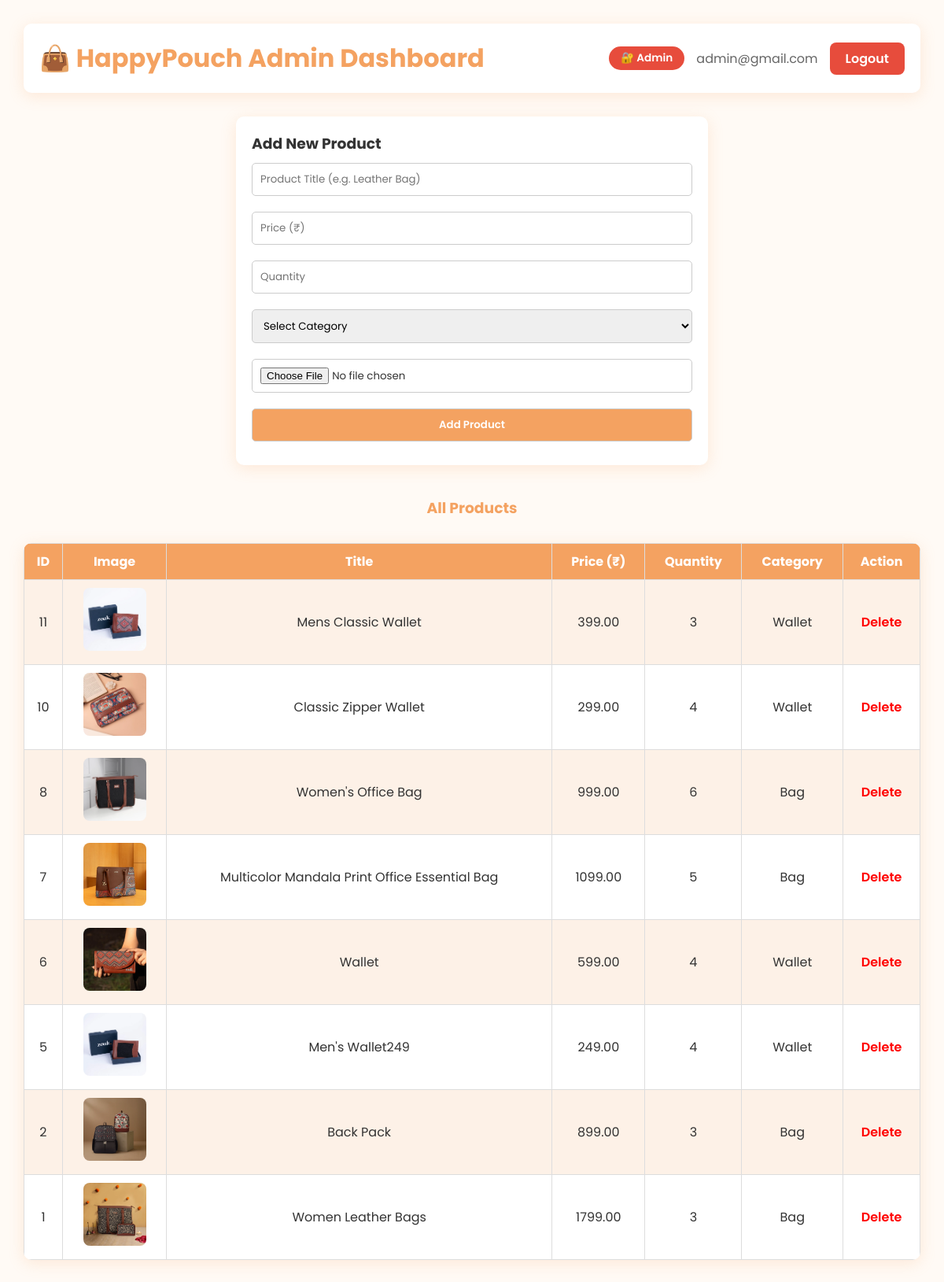
Screenshot of /admin.php (signed in) with the database file from the repository.
### tables this page shows
CREATE TABLE `products` (
  `id` int(11) NOT NULL,
  `title` varchar(100) NOT NULL,
  `price` decimal(10,2) NOT NULL,
  `image` varchar(255) NOT NULL,
  `quantity` int(11) DEFAULT 0,
  `category` varchar(50) DEFAULT 'Bag',
  `stock` int(11) NOT NULL DEFAULT 0
);

### Product.php (called while the page is built, shortened)
<?php
require_once("db.php");
class Product {
    private $conn;
    public function __construct() {
        global $conn;
        $this->conn = $conn;
    }
    public function getAllProducts() {
        try {
            $result = $this->conn->query("SELECT * FROM products ORDER BY id DESC");
            $products = [];
            if ($result && $result->num_rows > 0) {
                while ($row = $result->fetch_assoc()) {
                    $products[] = $row;
                }
            }
            return $products;
        } catch (Exception $e) {
            error_log("Error fetching products: " . $e->getMessage());
            return [];
        }
    }
}
?>

### Admin.php (the view, shortened to what this page needs)
<?php
require_once("db.php");
require_once("Product.php");
$product = new Product();
$allProducts = $product->getAllProducts();
?>
<!DOCTYPE html>
<html lang="en">
<head>
</head>
<body>
  <div class="header">
    <h1>👜 HappyPouch Admin Dashboard</h1>
    <div class="admin-info">
      <span class="admin-badge">🔐 Admin</span>
      <span style="color:#666;"><?= htmlspecialchars($_SESSION['admin_email']) ?></span>
      <a href="?logout=1" class="logout-btn" onclick="return confirm('Are you sure you want to logout?')">Logout</a>
    </div>
  </div>
  <div class="form-container">
    <h3>Add New Product</h3>
    <form method="POST" enctype="multipart/form-data">
      <input type="text" name="title" placeholder="Product Title (e.g. Leather Bag)" required>
      <input type="number" name="price" placeholder="Price (₹)" step="0.01" required>
      <input type="number" name="quantity" placeholder="Quantity" required>
      <select name="category" required>
        <option value="">Select Category</option>
      </select>
      <input type="file" name="image" accept="image/*" required>
      <button type="submit" name="add_product">Add Product</button>
    </form>
  </div>
  <h3 style="text-align:center; color:#f4a261;">All Products</h3>
  <?php if (empty($allProducts)): ?>
    <div class="no-products">No products found. Add your first product above!</div>
  <?php else: ?>
  <table>
    <tr>
      <th>ID</th>
      <th>Image</th>
      <th>Title</th>
      <th>Price (₹)</th>
      <th>Quantity</th>
      <th>Category</th>
      <th>Action</th>
    </tr>
    <?php foreach ($allProducts as $item): ?>
    <tr>
      <td><?= $item['id'] ?></td>
      <td><img src="uploads/<?= htmlspecialchars($item['image']) ?>" alt="<?= htmlspecialchars($item['title']) ?>"></td>
      <td><?= htmlspecialchars($item['title']) ?></td>
      <td><?= htmlspecialchars($item['price']) ?></td>
      <td><?= htmlspecialchars($item['quantity']) ?></td>
      <td><?= htmlspecialchars($item['category'] ?? 'Bag') ?></td>
      <td><a class="delete" href="?delete=<?= $item['id'] ?>" onclick="return confirm('Delete this product?')">Delete</a></td>
    </tr>
    <?php endforeach; ?>
  </table>
  <?php endif; ?>
</body>
</html>

### Admin.php (style rules this page uses)
* { margin:0; padding:0; box-sizing:border-box; font-family:'Poppins',sans-serif; }
body { background:#fffaf5; color:#333; padding:30px; }
.header { display:flex; justify-content:space-between; align-items:center; margin-bottom:30px; background:#fff; padding:20px; border-radius:10px; box-shadow:0 4px 20px rgba(244,162,97,0.2); }
.header h1 { color:#f4a261; margin:0; }
.admin-info { display:flex; align-items:center; gap:15px; }
.admin-badge { background:#e74c3c; color:#fff; padding:5px 15px; border-radius:20px; font-size:0.85rem; font-weight:600; }
.logout-btn { background:#e74c3c; color:#fff; padding:8px 20px; border:none; border-radius:8px; font-weight:600; cursor:pointer; text-decoration:none; display:inline-block; }
.form-container { background:#fff; padding:20px; border-radius:10px; max-width:600px; margin:0 auto 40px; box-shadow:0 4px 20px rgba(244,162,97,0.2); }
form input, form select, form button { width:100%; padding:10px; margin:10px 0; border:1px solid #ccc; border-radius:5px; }
button { background:#f4a261; color:white; font-weight:600; border:none; cursor:pointer; }
table { width:100%; border-collapse:collapse; margin-top:30px; background:#fff; border-radius:10px; overflow:hidden; box-shadow:0 4px 20px rgba(244,162,97,0.2); }
th, td { border:1px solid #ddd; padding:10px; text-align:center; }
th { background:#f4a261; color:#fff; }
tr:nth-child(even) { background:#fdf1e7; }
img { width:80px; height:80px; object-fit:cover; border-radius:8px; }
a.delete { color:red; text-decoration:none; font-weight:600; }

### rows the page displays
products: id "11", image (picture), title "Mens Classic Wallet", price "399.00", quantity "3", category "Wallet"
products: id "10", image (picture), title "Classic Zipper Wallet", price "299.00", quantity "4", category "Wallet"
products: id "8", image (picture), title "Women's Office Bag", price "999.00", quantity "6", category "Bag"
products: id "7", image (picture), title "Multicolor Mandala Print Office Essential Bag", price "1099.00", quantity "5", category "Bag"
products: id "6", image+title (picture), title "Wallet", price "599.00", quantity "4", category "Wallet"
products: id "5", image (picture), title "Men's Wallet249", price "249.00", quantity "4", category "Wallet"
products: id "2", image (picture), title "Back Pack", price "899.00", quantity "3", category "Bag"
products: id "1", image (picture), title "Women Leather Bags", price "1799.00", quantity "3", category "Bag"

### other values shown
$_SESSION['admin_email'] "admin@gmail.com"
